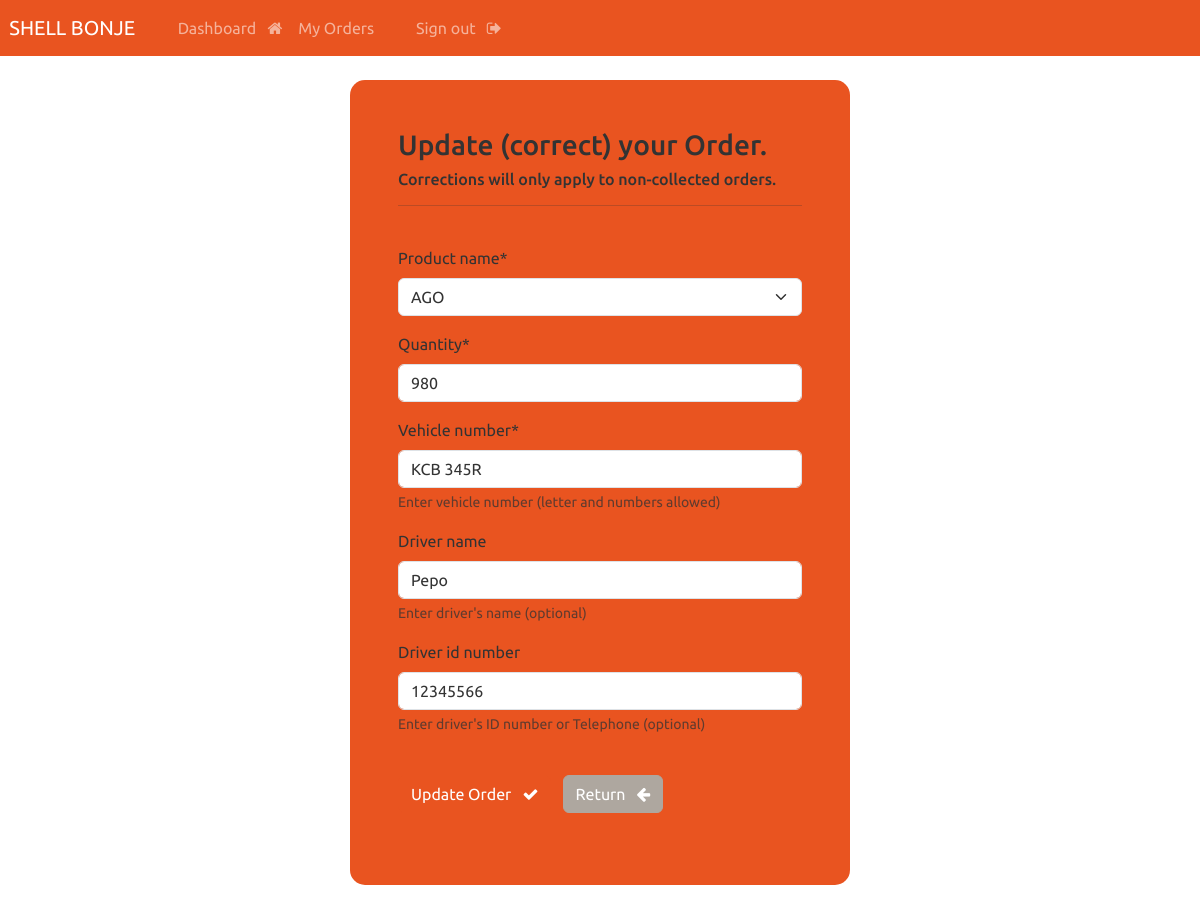
The page /customer/update-record/4/ (signed in) on the database its author committed.
### orders/models.py (models this page shows, shortened)
class Order(models.Model):
    PRODUCT_CHOICES = [
        ('AGO', 'AGO'),
        ('UX','UX'),
        ('LUBRICANTS','LUBRICANTS'),
    ]
    STATUS_CHOICES = [
        ('open', 'Open'),
        ('closed', 'Closed'),
    ]
    ORDER_STATUS_CHOICES = [
        ('pending', 'Pending'),
        ('collected', 'Collected'),
        ('on hold', 'On Hold'),
    ]
    user = models.ForeignKey(User, on_delete=models.CASCADE)
    product_name = models.CharField(
        max_length=100,
        choices=PRODUCT_CHOICES,
        default='AGO'
    )
    quantity = models.PositiveIntegerField()
    created_at = models.DateTimeField(auto_now_add=True)
    vehicle_number = models.CharField(
        max_length=20,
        help_text="Enter vehicle number (letter and numbers allowed)"
    )
    driver_name = models.CharField(
        max_length=100,
        blank=True, # This field is optional
        help_text="Enter driver's name (optional)"
    )
    driver_id_number = models.CharField(
        max_length=50,
        blank=True, # This field is optional
        help_text="Enter driver's ID number or Telephone (optional)"
    )
    account_status = models.CharField(
        max_length=20,
        choices=STATUS_CHOICES,
        default='open'
    )
    order_status = models.CharField(
        max_length=20,
        choices=ORDER_STATUS_CHOICES,
        default='pending'
    )

### orders/views.py (the view, shortened to what this page needs)
# urls.py: path('customer/update-record/<int:pk>/', views.update_record, name="update_record"),
@login_required
@user_passes_test(lambda u: u.userprofile.user_type == 'customer')
def update_record(request, pk):
    order = get_object_or_404(Order, id=pk)
    if order.order_status == 'collected':
        messages.error(request, "This order has already been collected and cannot be edited.")
        return redirect("customer_dashboard")
    form = UpdateRecordForm(instance=order)
    context = {
        'form': form,
    }
    return render(request, 'customer/update-record.html', context)

### orders/forms.py
class UpdateRecordForm(forms.ModelForm):
    class Meta:
        model = Order
        fields = ['product_name','quantity','vehicle_number','driver_name','driver_id_number']

### orders/templates/customer/update-record.html (shortened to what this page needs)
{% extends 'main/base.html' %}
{% load crispy_forms_tags %}
{% block content %}
    <body>
        <div class="container bg-primary shadow-md p-5 form-layout">
            <h3> Update (correct) your Order. </h3>
            <h6>Corrections will only apply to non-collected orders.</h6>
            <hr>
            <br>
            <form method="POST" autocomplete="off">
                {{ form|crispy }}
                <br>
                <button type="submit" class="btn btn-primary"> Update Order &nbsp; <i class="fa fa-check" aria-hidden="true"></i> </button>
                <a href="{% url 'customer_dashboard' %}" class="btn btn-secondary">
                    Return &nbsp; <i class="fa fa-arrow-left" aria-hidden="true"></i>
                </a>
            </form>
            <br>
        </div>
        <br>
    </body>
{% endblock %}

### static/css/styles.css (style rules this page uses)
.form-layout { border-radius: 15px; width: 500px; }

### rows shown on the page
Order: product_name "AGO", quantity "980", vehicle_number "KCB 345R", driver_name "Pepo", driver_id_number "12345566"
